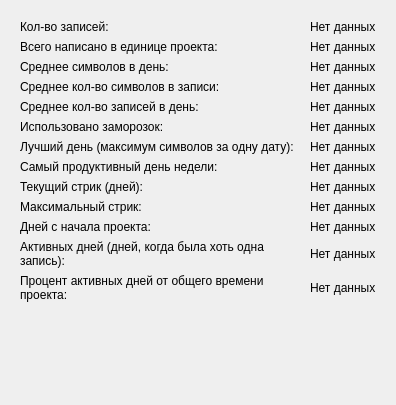
<?xml version="1.0" encoding="UTF-8"?>
<ui version="4.0">
 <class>project_stats</class>
 <widget class="QDialog" name="project_stats">
  <property name="geometry">
   <rect>
    <x>0</x>
    <y>0</y>
    <width>396</width>
    <height>405</height>
   </rect>
  </property>
  <property name="font">
   <font>
    <family>Arial</family>
   </font>
  </property>
  <property name="windowTitle">
   <string>Статистика по проекту</string>
  </property>
  <property name="accessibleName">
   <string>Статистика по проекту</string>
  </property>
  <property name="styleSheet">
   <string notr="true">QScrollArea {
    border: none;
}</string>
  </property>
  <layout class="QVBoxLayout" name="verticalLayout">
   <item>
    <widget class="QScrollArea" name="scrollArea">
     <property name="widgetResizable">
      <bool>true</bool>
     </property>
     <widget class="QWidget" name="scrollAreaWidgetContents">
      <property name="geometry">
       <rect>
        <x>0</x>
        <y>0</y>
        <width>372</width>
        <height>416</height>
       </rect>
      </property>
      <layout class="QGridLayout" name="gridLayout">
       <item row="6" column="1">
        <widget class="QLabel" name="stat_best_day">
         <property name="text">
          <string>Нет данных</string>
         </property>
         <property name="wordWrap">
          <bool>true</bool>
         </property>
        </widget>
       </item>
       <item row="8" column="1">
        <widget class="QLabel" name="stat_current_streak">
         <property name="text">
          <string>Нет данных</string>
         </property>
         <property name="wordWrap">
          <bool>true</bool>
         </property>
        </widget>
       </item>
       <item row="3" column="0">
        <widget class="QLabel" name="label_3">
         <property name="text">
          <string>Среднее кол-во символов в записи:</string>
         </property>
         <property name="alignment">
          <set>Qt::AlignmentFlag::AlignLeading|Qt::AlignmentFlag::AlignLeft|Qt::AlignmentFlag::AlignVCenter</set>
         </property>
         <property name="wordWrap">
          <bool>true</bool>
         </property>
        </widget>
       </item>
       <item row="1" column="0">
        <widget class="QLabel" name="label_13">
         <property name="text">
          <string>Всего написано в единице проекта:</string>
         </property>
        </widget>
       </item>
       <item row="3" column="1">
        <widget class="QLabel" name="stat_avg_symbols_per_note">
         <property name="sizePolicy">
          <sizepolicy hsizetype="Maximum" vsizetype="Preferred">
           <horstretch>0</horstretch>
           <verstretch>0</verstretch>
          </sizepolicy>
         </property>
         <property name="text">
          <string>Нет данных</string>
         </property>
         <property name="wordWrap">
          <bool>true</bool>
         </property>
        </widget>
       </item>
       <item row="13" column="0">
        <spacer name="verticalSpacer">
         <property name="orientation">
          <enum>Qt::Orientation::Vertical</enum>
         </property>
         <property name="sizeHint" stdset="0">
          <size>
           <width>20</width>
           <height>40</height>
          </size>
         </property>
        </spacer>
       </item>
       <item row="10" column="0">
        <widget class="QLabel" name="label_20">
         <property name="text">
          <string>Дней с начала проекта:</string>
         </property>
        </widget>
       </item>
       <item row="2" column="1">
        <widget class="QLabel" name="stat_avg_symbols_per_active_day">
         <property name="text">
          <string>Нет данных</string>
         </property>
         <property name="wordWrap">
          <bool>true</bool>
         </property>
        </widget>
       </item>
       <item row="5" column="1">
        <widget class="QLabel" name="stat_freezes_used">
         <property name="sizePolicy">
          <sizepolicy hsizetype="Maximum" vsizetype="Preferred">
           <horstretch>0</horstretch>
           <verstretch>0</verstretch>
          </sizepolicy>
         </property>
         <property name="text">
          <string>Нет данных</string>
         </property>
         <property name="wordWrap">
          <bool>true</bool>
         </property>
        </widget>
       </item>
       <item row="0" column="0">
        <widget class="QLabel" name="label">
         <property name="text">
          <string>Кол-во записей:</string>
         </property>
         <property name="alignment">
          <set>Qt::AlignmentFlag::AlignLeading|Qt::AlignmentFlag::AlignLeft|Qt::AlignmentFlag::AlignVCenter</set>
         </property>
         <property name="wordWrap">
          <bool>true</bool>
         </property>
        </widget>
       </item>
       <item row="0" column="1">
        <widget class="QLabel" name="stat_notes_count">
         <property name="sizePolicy">
          <sizepolicy hsizetype="Maximum" vsizetype="Preferred">
           <horstretch>0</horstretch>
           <verstretch>0</verstretch>
          </sizepolicy>
         </property>
         <property name="text">
          <string>Нет данных</string>
         </property>
         <property name="wordWrap">
          <bool>true</bool>
         </property>
        </widget>
       </item>
       <item row="6" column="0">
        <widget class="QLabel" name="label_9">
         <property name="text">
          <string>Лучший день (максимум символов за одну дату):</string>
         </property>
         <property name="wordWrap">
          <bool>true</bool>
         </property>
        </widget>
       </item>
       <item row="2" column="0">
        <widget class="QLabel" name="label_15">
         <property name="text">
          <string>Среднее символов в день:</string>
         </property>
        </widget>
       </item>
       <item row="11" column="0">
        <widget class="QLabel" name="label_21">
         <property name="text">
          <string>Активных дней (дней, когда была хоть одна запись):</string>
         </property>
         <property name="wordWrap">
          <bool>true</bool>
         </property>
        </widget>
       </item>
       <item row="1" column="1">
        <widget class="QLabel" name="stat_total_in_unit">
         <property name="text">
          <string>Нет данных</string>
         </property>
         <property name="wordWrap">
          <bool>true</bool>
         </property>
        </widget>
       </item>
       <item row="9" column="0">
        <widget class="QLabel" name="label_19">
         <property name="text">
          <string>Максимальный стрик:</string>
         </property>
        </widget>
       </item>
       <item row="8" column="0">
        <widget class="QLabel" name="label_17">
         <property name="text">
          <string>Текущий стрик (дней):</string>
         </property>
        </widget>
       </item>
       <item row="5" column="0">
        <widget class="QLabel" name="label_7">
         <property name="text">
          <string>Использовано заморозок:</string>
         </property>
         <property name="alignment">
          <set>Qt::AlignmentFlag::AlignLeading|Qt::AlignmentFlag::AlignLeft|Qt::AlignmentFlag::AlignVCenter</set>
         </property>
         <property name="wordWrap">
          <bool>true</bool>
         </property>
        </widget>
       </item>
       <item row="7" column="1">
        <widget class="QLabel" name="stat_best_weekday">
         <property name="text">
          <string>Нет данных</string>
         </property>
         <property name="wordWrap">
          <bool>true</bool>
         </property>
        </widget>
       </item>
       <item row="7" column="0">
        <widget class="QLabel" name="label_11">
         <property name="text">
          <string>Самый продуктивный день недели:</string>
         </property>
        </widget>
       </item>
       <item row="4" column="1">
        <widget class="QLabel" name="stat_avg_notes_per_day">
         <property name="sizePolicy">
          <sizepolicy hsizetype="Maximum" vsizetype="Preferred">
           <horstretch>0</horstretch>
           <verstretch>0</verstretch>
          </sizepolicy>
         </property>
         <property name="text">
          <string>Нет данных</string>
         </property>
         <property name="wordWrap">
          <bool>true</bool>
         </property>
        </widget>
       </item>
       <item row="4" column="0">
        <widget class="QLabel" name="label_5">
         <property name="text">
          <string>Среднее кол-во записей в день:</string>
         </property>
         <property name="alignment">
          <set>Qt::AlignmentFlag::AlignLeading|Qt::AlignmentFlag::AlignLeft|Qt::AlignmentFlag::AlignVCenter</set>
         </property>
         <property name="wordWrap">
          <bool>true</bool>
         </property>
        </widget>
       </item>
       <item row="12" column="0">
        <widget class="QLabel" name="label_22">
         <property name="text">
          <string>Процент активных дней от общего времени проекта:</string>
         </property>
         <property name="wordWrap">
          <bool>true</bool>
         </property>
        </widget>
       </item>
       <item row="9" column="1">
        <widget class="QLabel" name="stat_max_streak">
         <property name="text">
          <string>Нет данных</string>
         </property>
         <property name="wordWrap">
          <bool>true</bool>
         </property>
        </widget>
       </item>
       <item row="10" column="1">
        <widget class="QLabel" name="stat_days_since_start">
         <property name="text">
          <string>Нет данных</string>
         </property>
         <property name="wordWrap">
          <bool>true</bool>
         </property>
        </widget>
       </item>
       <item row="11" column="1">
        <widget class="QLabel" name="stat_active_days_count">
         <property name="text">
          <string>Нет данных</string>
         </property>
         <property name="wordWrap">
          <bool>true</bool>
         </property>
        </widget>
       </item>
       <item row="12" column="1">
        <widget class="QLabel" name="stat_active_days_percent">
         <property name="text">
          <string>Нет данных</string>
         </property>
         <property name="wordWrap">
          <bool>true</bool>
         </property>
        </widget>
       </item>
      </layout>
     </widget>
    </widget>
   </item>
  </layout>
 </widget>
 <resources/>
 <connections/>
</ui>
